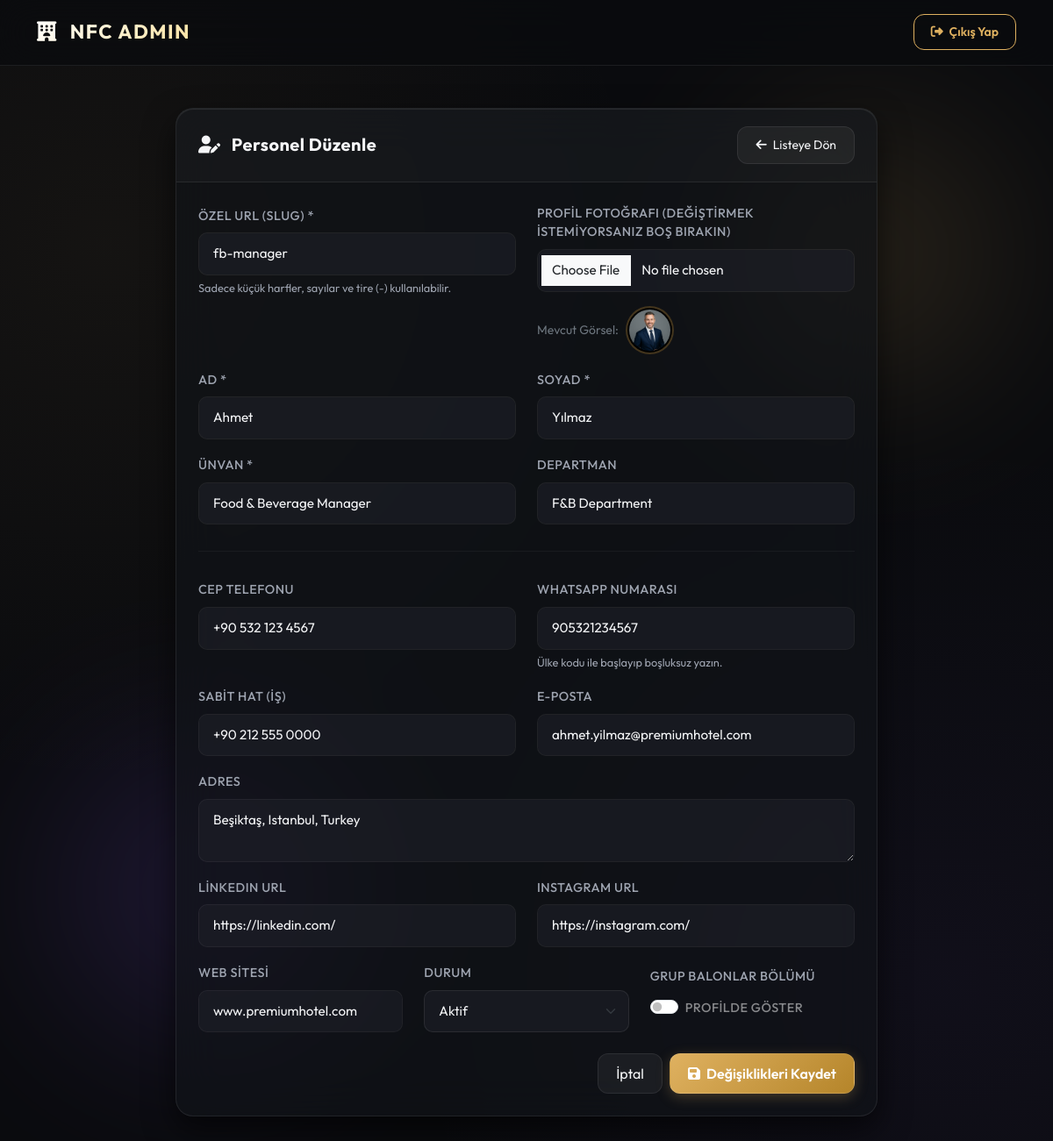
/admin/edit.php?id=1 (signed in), run on the app's committed database.
### tables this page shows
CREATE TABLE `employees` (
  `id` int(11) NOT NULL AUTO_INCREMENT,
  `slug` varchar(100) NOT NULL,
  `first_name` varchar(100) NOT NULL,
  `last_name` varchar(100) NOT NULL,
  `title` varchar(150) NOT NULL,
  `department` varchar(100) NOT NULL,
  `phone` varchar(50) DEFAULT NULL,
  `mobile` varchar(50) DEFAULT NULL,
  `email` varchar(150) DEFAULT NULL,
  `website` varchar(255) DEFAULT NULL,
  `extension` varchar(20) DEFAULT NULL,
  `whatsapp` varchar(50) DEFAULT NULL,
  `location_url` varchar(500) DEFAULT NULL,
  `profile_image` varchar(255) DEFAULT 'default_profile.jpg',
  `hotel_name` varchar(150) NOT NULL DEFAULT 'Pienti Group',
  `hotel_address` text DEFAULT NULL,
  `social_linkedin` varchar(255) DEFAULT NULL,
  `social_instagram` varchar(255) DEFAULT NULL,
  `status` tinyint(1) DEFAULT 1,
  `show_balloons` tinyint(1) DEFAULT 0,
  `created_at` timestamp DEFAULT current_timestamp(),
  PRIMARY KEY (`id`),
  UNIQUE KEY `slug_unique` (`slug`)
);

### admin/edit.php (the view, shortened to what this page needs)
<?php
require_once '../config.php';
$id = $_GET['id'] ?? null;
$stmt = $pdo->prepare("SELECT * FROM employees WHERE id = ?");
$stmt->execute([$id]);
$emp = $stmt->fetch();
?>
<!DOCTYPE html>
<html lang="tr">
<head>
    <link href="https://cdn.jsdelivr.net/npm/bootstrap@5.3.2/dist/css/bootstrap.min.css" rel="stylesheet">
    <link rel="stylesheet" href="https://cdnjs.cloudflare.com/ajax/libs/font-awesome/6.4.2/css/all.min.css">
    <link rel="stylesheet" href="../assets/css/admin.css?v=2">
</head>
<body>
    <div class="admin-bg-shape admin-shape-1"></div>
    <div class="admin-bg-shape admin-shape-2"></div>
    <nav class="navbar navbar-expand-lg navbar-custom mb-5">
        <div class="container">
            <a class="navbar-brand" href="index.php">
                <i class="fa-solid fa-hotel text-gold me-2"></i> NFC ADMIN
            </a>
            <div class="ms-auto">
                <a href="logout.php" class="btn btn-outline-gold btn-sm">
                    <i class="fa-solid fa-right-from-bracket me-1"></i> Çıkış Yap
                </a>
            </div>
        </div>
    </nav>
    <div class="container pb-5">
        <div class="glass-admin-card mx-auto" style="max-width: 800px;">
            <div class="glass-admin-card-header">
                <h5 class="mb-0 fw-bold"><i class="fa-solid fa-user-pen text-gold me-2"></i> Personel Düzenle</h5>
                <a href="index.php" class="btn btn-glass btn-sm"><i class="fa-solid fa-arrow-left me-1"></i> Listeye Dön</a>
            </div>
            <div class="glass-admin-card-body">
                <form method="POST" enctype="multipart/form-data">
                    <div class="row mb-3">
                        <div class="col-md-6 mb-3 mb-md-0">
                            <label for="slug">Özel URL (Slug) *</label>
                            <input type="text" id="slug" name="slug" class="form-control" required value="<?= htmlspecialchars($emp['slug']) ?>">
                            <small class="text-muted-custom">Sadece küçük harfler, sayılar ve tire (-) kullanılabilir.</small>
                        </div>
                        <div class="col-md-6">
                            <label for="profile_image">Profil Fotoğrafı (Değiştirmek istemiyorsanız boş bırakın)</label>
                            <input type="file" id="profile_image" name="profile_image" class="form-control" accept="image/*">
                            <div class="mt-3 d-flex align-items-center gap-2">
                                <span class="text-secondary small">Mevcut Görsel:</span>
                                <img src="../assets/img/<?= htmlspecialchars($emp['profile_image']) ?>" height="55" width="55" style="object-fit: cover;" class="rounded-circle admin-thumb">
                            </div>
                        </div>
                    </div>
                    <div class="row mb-3">
                        <div class="col-md-6 mb-3 mb-md-0">
                            <label for="first_name">Ad *</label>
                            <input type="text" id="first_name" name="first_name" class="form-control" required value="<?= htmlspecialchars($emp['first_name']) ?>">
                        </div>
                        <div class="col-md-6">
                            <label for="last_name">Soyad *</label>
                            <input type="text" id="last_name" name="last_name" class="form-control" required value="<?= htmlspecialchars($emp['last_name']) ?>">
                        </div>
                    </div>
                    <div class="row mb-3">
                        <div class="col-md-6 mb-3 mb-md-0">
                            <label for="title">Ünvan *</label>
                            <input type="text" id="title" name="title" class="form-control" required value="<?= htmlspecialchars($emp['title']) ?>">
                        </div>
                        <div class="col-md-6">
                            <label for="department">Departman</label>
                            <input type="text" id="department" name="department" class="form-control" value="<?= htmlspecialchars($emp['department']) ?>">
                        </div>
                    </div>
                    <hr>
                    <div class="row mb-3">
                        <div class="col-md-6 mb-3 mb-md-0">
                            <label for="mobile">Cep Telefonu</label>
                            <input type="text" id="mobile" name="mobile" class="form-control" value="<?= htmlspecialchars($emp['mobile']) ?>">
                        </div>
                        <div class="col-md-6">
                            <label for="whatsapp">WhatsApp Numarası</label>
                            <input type="text" id="whatsapp" name="whatsapp" class="form-control" value="<?= htmlspecialchars($emp['whatsapp']) ?>">
                            <small class="text-muted-custom">Ülke kodu ile başlayıp boşluksuz yazın.</small>
                        </div>
                    </div>
                    <div class="row mb-3">
                        <div class="col-md-6 mb-3 mb-md-0">
                            <label for="phone">Sabit Hat (İş)</label>
                            <input type="text" id="phone" name="phone" class="form-control" value="<?= htmlspecialchars($emp['phone']) ?>">
                        </div>
                        <div class="col-md-6">
                            <label for="email">E-posta</label>
                            <input type="email" id="email" name="email" class="form-control" value="<?= htmlspecialchars($emp['email']) ?>">
                        </div>
                    </div>
                    <div class="row mb-3">
                        <div class="col-12">
                            <label for="hotel_address">Adres</label>
                            <textarea id="hotel_address" name="hotel_address" class="form-control" rows="2"><?= htmlspecialchars($emp['hotel_address'] ?? '') ?></textarea>
                        </div>
                    </div>
                    <div class="row mb-3">
                        <div class="col-md-6 mb-3 mb-md-0">
                            <label for="social_linkedin">LinkedIn URL</label>
                            <input type="url" id="social_linkedin" name="social_linkedin" class="form-control" value="<?= htmlspecialchars($emp['social_linkedin'] ?? '') ?>">
                        </div>
                        <div class="col-md-6">
                            <label for="social_instagram">Instagram URL</label>
                            <input type="url" id="social_instagram" name="social_instagram" class="form-control" value="<?= htmlspecialchars($emp['social_instagram'] ?? '') ?>">
                        </div>
                    </div>
                    <div class="row mb-4 align-items-center">
                        <div class="col-md-4 mb-3 mb-md-0">
                            <label for="website">Web Sitesi</label>
                            <input type="text" id="website" name="website" class="form-control" value="<?= htmlspecialchars($emp['website']) ?>">
                        </div>
                        <div class="col-md-4 mb-3 mb-md-0">
                            <label for="status">Durum</label>
                            <select id="status" name="status" class="form-select">
                                <option value="1" <?= $emp['status'] == 1 ? 'selected' : '' ?>>Aktif</option>
                            </select>
                        </div>
                        <div class="col-md-4">
                            <label class="d-block mb-2">Grup Balonlar Bölümü</label>
                            <div class="form-check form-switch pt-1">
                                <input class="form-check-input" type="checkbox" id="show_balloons" name="show_balloons" value="1" <?= $emp['show_balloons'] == 1 ? 'checked' : '' ?>>
                                <label class="form-check-label text-white-50" for="show_balloons">Profilde Göster</label>
                            </div>
                        </div>
                    </div>
                    <div class="d-flex justify-content-end gap-2">
                        <a href="index.php" class="btn btn-glass">İptal</a>
                        <button type="submit" class="btn btn-gold"><i class="fa-solid fa-floppy-disk me-1"></i> Değişiklikleri Kaydet</button>
                    </div>
                </form>
            </div>
        </div>
    </div>
</body>
</html>

### assets/css/admin.css (style rules this page uses)
:root { --bg-main: #0a0b0e; --bg-card: rgba(18, 20, 26, 0.65); --bg-input: rgba(30, 32, 40, 0.6); --gold: #dfb160; --gold-light: #fbe29f; --gold-dark: #b5852a; --text-primary: #f5f6f8; --text-secondary: #9ea4b0; --border-glass: rgba(255, 255, 255, 0.08); --border-gold: rgba(223, 177, 96, 0.3); --success: #10b981; --success-bg: rgba(16, 185, 129, 0.12); --danger: #ef4444; --danger-bg: rgba(239, 68, 68, 0.12); --glass-shadow: 0 15px 35px rgba(0, 0, 0, 0.6); --glass-inset: inset 0 1px 1px rgba(255, 255, 255, 0.1); --font-primary: 'Outfit', sans-serif; }
body { background: var(--bg-main); background-image: radial-gradient(circle at 10% 20%, rgba(223, 177, 96, 0.05) 0%, transparent 40%), radial-gradient(circle at 90% 80%, rgba(138, 92, 246, 0.05) 0%, transparent 40%); color: var(--text-primary); font-family: var(--font-primary); min-height: 100vh; margin: 0; padding-bottom: 50px; position: relative; overflow-x: hidden; }
.admin-bg-shape { position: absolute; border-radius: 50%; filter: blur(100px); z-index: -1; opacity: 0.15; pointer-events: none; }
.admin-shape-1 { top: 10%; right: 5%; width: 300px; height: 300px; background: var(--gold); animation: floatShape1 20s infinite ease-in-out; }
.admin-shape-2 { bottom: 15%; left: 5%; width: 350px; height: 350px; background: #8a5cf6; animation: floatShape2 25s infinite ease-in-out; }
.navbar-custom { background: rgba(10, 11, 14, 0.75) !important; backdrop-filter: blur(20px); -webkit-backdrop-filter: blur(20px); border-bottom: 1px solid var(--border-glass); padding: 15px 0; }
.navbar-custom .navbar-brand { font-weight: 700; font-size: 1.4rem; letter-spacing: 1.5px; text-transform: uppercase; background: linear-gradient(135deg, #fff 0%, var(--gold-light) 100%); -webkit-background-clip: text; -webkit-text-fill-color: transparent; }
.btn-gold { background: linear-gradient(135deg, var(--gold) 0%, var(--gold-dark) 100%); color: #fff !important; border: 1px solid rgba(255, 255, 255, 0.1); font-weight: 600; padding: 10px 20px; border-radius: 12px; transition: all 0.3s cubic-bezier(0.16, 1, 0.3, 1); box-shadow: 0 4px 15px rgba(223, 177, 96, 0.25); }
.btn-outline-gold { background: transparent; color: var(--gold) !important; border: 1.5px solid var(--gold); font-weight: 600; padding: 9px 19px; border-radius: 12px; transition: all 0.3s; }
.btn-glass { background: rgba(255, 255, 255, 0.05); border: 1px solid var(--border-glass); color: var(--text-primary); padding: 10px 20px; border-radius: 12px; transition: all 0.3s; }
.glass-admin-card { background: var(--bg-card); backdrop-filter: blur(25px); -webkit-backdrop-filter: blur(25px); border: 1px solid var(--border-glass); border-radius: 20px; box-shadow: var(--glass-shadow), var(--glass-inset); overflow: hidden; margin-bottom: 30px; }
.glass-admin-card-header { background: rgba(255, 255, 255, 0.02); border-bottom: 1px solid var(--border-glass); padding: 20px 25px; display: flex; justify-content: space-between; align-items: center; }
.glass-admin-card-header h5 { margin: 0; font-weight: 600; letter-spacing: 0.5px; }
.glass-admin-card-body { padding: 25px; }
.admin-thumb { border: 2px solid var(--border-gold); padding: 2px; background: #000; transition: transform 0.3s; }
label { font-weight: 500; font-size: 0.9rem; color: var(--text-secondary); margin-bottom: 8px; letter-spacing: 0.5px; text-transform: uppercase; }
.form-control, .form-select { background-color: var(--bg-input); border: 1px solid var(--border-glass); color: var(--text-primary); border-radius: 10px; padding: 12px 16px; font-size: 0.95rem; transition: all 0.3s ease; }
.form-control::placeholder { color: rgba(255, 255, 255, 0.35); }
hr { border-color: var(--border-glass); opacity: 0.6; margin: 30px 0; }
.text-muted-custom { color: var(--text-secondary); font-size: 0.8rem; margin-top: 5px; display: block; }

### data on the page
employees: slug "fb-manager", profile_image (placeholder picture), first_name "Ahmet", last_name "Yılmaz", title "Food & Beverage Manager", department "F&B Department", mobile "+90 532 123 4567", whatsapp "905321234567", phone "+90 212 555 0000", email "ahmet.yilmaz@premiumhotel.com", hotel_address "Beşiktaş, Istanbul, Turkey", social_linkedin "https://linkedin.com/", social_instagram "https://instagram.com/", website "www.premiumhotel.com", status "Aktif"
